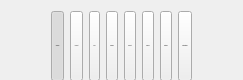
    <widget class="QWidget" name="wTabHeader" native="true">
     <property name="sizePolicy">
      <sizepolicy hsizetype="Preferred" vsizetype="Fixed">
       <horstretch>0</horstretch>
       <verstretch>0</verstretch>
      </sizepolicy>
     </property>
     <property name="minimumSize">
      <size>
       <width>0</width>
       <height>80</height>
      </size>
     </property>
     <property name="maximumSize">
      <size>
       <width>16777215</width>
       <height>80</height>
      </size>
     </property>
     <property name="styleSheet">
      <string notr="true"/>
     </property>
     <layout class="QHBoxLayout" name="horizontalLayout_2">
      <item>
       <spacer name="horizontalSpacer_9">
        <property name="orientation">
         <enum>Qt::Horizontal</enum>
        </property>
        <property name="sizeHint" stdset="0">
         <size>
          <width>40</width>
          <height>20</height>
         </size>
        </property>
       </spacer>
      </item>
      <item>
       <widget class="TokenizableToolButton" name="bGeneral">
        <property name="minimumSize">
         <size>
          <width>0</width>
          <height>70</height>
         </size>
        </property>
        <property name="maximumSize">
         <size>
          <width>16777215</width>
          <height>70</height>
         </size>
        </property>
        <property name="font">
         <font>
          <pointsize>-1</pointsize>
          <bold>false</bold>
         </font>
        </property>
        <property name="cursor">
         <cursorShape>PointingHandCursor</cursorShape>
        </property>
        <property name="focusPolicy">
         <enum>Qt::StrongFocus</enum>
        </property>
        <property name="text">
         <string>General</string>
        </property>
        <property name="icon">
         <iconset resource="../Resources_common.qrc">
          <normaloff>:/settings-general</normaloff>:/settings-general</iconset>
        </property>
        <property name="iconSize">
         <size>
          <width>25</width>
          <height>25</height>
         </size>
        </property>
        <property name="checkable">
         <bool>true</bool>
        </property>
        <property name="checked">
         <bool>true</bool>
        </property>
        <property name="autoExclusive">
         <bool>true</bool>
        </property>
        <property name="toolButtonStyle">
         <enum>Qt::ToolButtonTextUnderIcon</enum>
        </property>
        <property name="normal_off" stdset="0">
         <string notr="true">icon-secondary</string>
        </property>
        <property name="normal_on" stdset="0">
         <string notr="true">icon-primary</string>
        </property>
       </widget>
      </item>
      <item>
       <widget class="TokenizableToolButton" name="bAccount">
        <property name="minimumSize">
         <size>
          <width>0</width>
          <height>70</height>
         </size>
        </property>
        <property name="maximumSize">
         <size>
          <width>16777215</width>
          <height>70</height>
         </size>
        </property>
        <property name="font">
         <font>
          <pointsize>-1</pointsize>
          <bold>false</bold>
         </font>
        </property>
        <property name="cursor">
         <cursorShape>PointingHandCursor</cursorShape>
        </property>
        <property name="focusPolicy">
         <enum>Qt::StrongFocus</enum>
        </property>
        <property name="text">
         <string>Account</string>
        </property>
        <property name="icon">
         <iconset resource="../Resources_common.qrc">
          <normaloff>:/settings-account</normaloff>:/settings-account</iconset>
        </property>
        <property name="iconSize">
         <size>
          <width>25</width>
          <height>25</height>
         </size>
        </property>
        <property name="checkable">
         <bool>true</bool>
        </property>
        <property name="autoExclusive">
         <bool>true</bool>
        </property>
        <property name="toolButtonStyle">
         <enum>Qt::ToolButtonTextUnderIcon</enum>
        </property>
        <property name="normal_off" stdset="0">
         <string notr="true">icon-secondary</string>
        </property>
        <property name="normal_on" stdset="0">
         <string notr="true">icon-primary</string>
        </property>
       </widget>
      </item>
      <item>
       <widget class="TokenizableToolButton" name="bSyncs">
        <property name="minimumSize">
         <size>
          <width>0</width>
          <height>70</height>
         </size>
        </property>
        <property name="maximumSize">
         <size>
          <width>16777215</width>
          <height>70</height>
         </size>
        </property>
        <property name="font">
         <font>
          <pointsize>-1</pointsize>
          <bold>false</bold>
         </font>
        </property>
        <property name="cursor">
         <cursorShape>PointingHandCursor</cursorShape>
        </property>
        <property name="focusPolicy">
         <enum>Qt::StrongFocus</enum>
        </property>
        <property name="text">
         <string>Sync</string>
        </property>
        <property name="icon">
         <iconset resource="../Resources_common.qrc">
          <normaloff>:/settings-sync</normaloff>:/settings-sync</iconset>
        </property>
        <property name="iconSize">
         <size>
          <width>25</width>
          <height>25</height>
         </size>
        </property>
        <property name="checkable">
         <bool>true</bool>
        </property>
        <property name="autoExclusive">
         <bool>true</bool>
        </property>
        <property name="toolButtonStyle">
         <enum>Qt::ToolButtonTextUnderIcon</enum>
        </property>
        <property name="normal_off" stdset="0">
         <string notr="true">icon-secondary</string>
        </property>
        <property name="normal_on" stdset="0">
         <string notr="true">icon-primary</string>
        </property>
       </widget>
      </item>
      <item>
       <widget class="TokenizableToolButton" name="bBackup">
        <property name="minimumSize">
         <size>
          <width>0</width>
          <height>70</height>
         </size>
        </property>
        <property name="maximumSize">
         <size>
          <width>16777215</width>
          <height>70</height>
         </size>
        </property>
        <property name="font">
         <font>
          <pointsize>-1</pointsize>
          <bold>false</bold>
         </font>
        </property>
        <property name="cursor">
         <cursorShape>PointingHandCursor</cursorShape>
        </property>
        <property name="focusPolicy">
         <enum>Qt::StrongFocus</enum>
        </property>
        <property name="text">
         <string>Backup</string>
        </property>
        <property name="icon">
         <iconset resource="../Resources_common.qrc">
          <normaloff>:/settings-backup</normaloff>:/settings-backup</iconset>
        </property>
        <property name="iconSize">
         <size>
          <width>25</width>
          <height>25</height>
         </size>
        </property>
        <property name="checkable">
         <bool>true</bool>
        </property>
        <property name="autoExclusive">
         <bool>true</bool>
        </property>
        <property name="toolButtonStyle">
         <enum>Qt::ToolButtonTextUnderIcon</enum>
        </property>
        <property name="normal_off" stdset="0">
         <string notr="true">icon-secondary</string>
        </property>
        <property name="normal_on" stdset="0">
         <string notr="true">icon-primary</string>
        </property>
       </widget>
      </item>
      <item>
       <widget class="TokenizableToolButton" name="bSecurity">
        <property name="minimumSize">
         <size>
          <width>0</width>
          <height>70</height>
         </size>
        </property>
        <property name="maximumSize">
         <size>
          <width>16777215</width>
          <height>70</height>
         </size>
        </property>
        <property name="font">
         <font>
          <pointsize>-1</pointsize>
          <bold>false</bold>
         </font>
        </property>
        <property name="cursor">
         <cursorShape>PointingHandCursor</cursorShape>
        </property>
        <property name="focusPolicy">
         <enum>Qt::StrongFocus</enum>
        </property>
        <property name="text">
         <string>Security</string>
        </property>
        <property name="icon">
         <iconset resource="../Resources_common.qrc">
          <normaloff>:/settings-shield</normaloff>:/settings-shield</iconset>
        </property>
        <property name="iconSize">
         <size>
          <width>25</width>
          <height>25</height>
         </size>
        </property>
        <property name="checkable">
         <bool>true</bool>
        </property>
        <property name="autoExclusive">
         <bool>true</bool>
        </property>
        <property name="toolButtonStyle">
         <enum>Qt::ToolButtonTextUnderIcon</enum>
        </property>
        <property name="normal_off" stdset="0">
         <string notr="true">icon-secondary</string>
        </property>
        <property name="normal_on" stdset="0">
         <string notr="true">icon-primary</string>
        </property>
       </widget>
      </item>
      <item>
       <widget class="TokenizableToolButton" name="bFolders">
        <property name="minimumSize">
         <size>
          <width>0</width>
          <height>70</height>
         </size>
        </property>
        <property name="maximumSize">
         <size>
          <width>16777215</width>
          <height>70</height>
         </size>
        </property>
        <property name="font">
         <font>
          <pointsize>-1</pointsize>
          <bold>false</bold>
         </font>
        </property>
        <property name="cursor">
         <cursorShape>PointingHandCursor</cursorShape>
        </property>
        <property name="focusPolicy">
         <enum>Qt::StrongFocus</enum>
        </property>
        <property name="text">
         <string>Folders</string>
        </property>
        <property name="icon">
         <iconset resource="../Resources_common.qrc">
          <normaloff>:/settings-folders</normaloff>:/settings-folders</iconset>
        </property>
        <property name="iconSize">
         <size>
          <width>25</width>
          <height>25</height>
         </size>
        </property>
        <property name="checkable">
         <bool>true</bool>
        </property>
        <property name="autoExclusive">
         <bool>true</bool>
        </property>
        <property name="toolButtonStyle">
         <enum>Qt::ToolButtonTextUnderIcon</enum>
        </property>
        <property name="normal_off" stdset="0">
         <string notr="true">icon-secondary</string>
        </property>
        <property name="normal_on" stdset="0">
         <string notr="true">icon-primary</string>
        </property>
       </widget>
      </item>
      <item>
       <widget class="TokenizableToolButton" name="bNetwork">
        <property name="minimumSize">
         <size>
          <width>0</width>
          <height>70</height>
         </size>
        </property>
        <property name="maximumSize">
         <size>
          <width>16777215</width>
          <height>70</height>
         </size>
        </property>
        <property name="font">
         <font>
          <pointsize>-1</pointsize>
          <bold>false</bold>
         </font>
        </property>
        <property name="cursor">
         <cursorShape>PointingHandCursor</cursorShape>
        </property>
        <property name="focusPolicy">
         <enum>Qt::StrongFocus</enum>
        </property>
        <property name="text">
         <string>Network</string>
        </property>
        <property name="icon">
         <iconset resource="../Resources_common.qrc">
          <normaloff>:/settings-network</normaloff>:/settings-network</iconset>
        </property>
        <property name="iconSize">
         <size>
          <width>25</width>
          <height>25</height>
         </size>
        </property>
        <property name="checkable">
         <bool>true</bool>
        </property>
        <property name="autoExclusive">
         <bool>true</bool>
        </property>
        <property name="toolButtonStyle">
         <enum>Qt::ToolButtonTextUnderIcon</enum>
        </property>
        <property name="normal_off" stdset="0">
         <string notr="true">icon-secondary</string>
        </property>
        <property name="normal_on" stdset="0">
         <string notr="true">icon-primary</string>
        </property>
       </widget>
      </item>
      <item>
       <widget class="TokenizableToolButton" name="bNotifications">
        <property name="minimumSize">
         <size>
          <width>0</width>
          <height>70</height>
         </size>
        </property>
        <property name="maximumSize">
         <size>
          <width>16777215</width>
          <height>70</height>
         </size>
        </property>
        <property name="font">
         <font>
          <pointsize>-1</pointsize>
          <bold>false</bold>
         </font>
        </property>
        <property name="cursor">
         <cursorShape>PointingHandCursor</cursorShape>
        </property>
        <property name="focusPolicy">
         <enum>Qt::StrongFocus</enum>
        </property>
        <property name="text">
         <string>Notifications</string>
        </property>
        <property name="icon">
         <iconset resource="../Resources_common.qrc">
          <normaloff>:/settings-notifications</normaloff>:/settings-notifications</iconset>
        </property>
        <property name="iconSize">
         <size>
          <width>25</width>
          <height>25</height>
         </size>
        </property>
        <property name="checkable">
         <bool>true</bool>
        </property>
        <property name="checked">
         <bool>false</bool>
        </property>
        <property name="autoExclusive">
         <bool>true</bool>
        </property>
        <property name="toolButtonStyle">
         <enum>Qt::ToolButtonTextUnderIcon</enum>
        </property>
        <property name="normal_off" stdset="0">
         <string notr="true">icon-secondary</string>
        </property>
        <property name="normal_on" stdset="0">
         <string notr="true">icon-primary</string>
        </property>
       </widget>
      </item>
      <item>
       <spacer name="horizontalSpacer_19">
        <property name="orientation">
         <enum>Qt::Horizontal</enum>
        </property>
        <property name="sizeHint" stdset="0">
         <size>
          <width>40</width>
          <height>20</height>
         </size>
        </property>
       </spacer>
      </item>
     </layout>
    </widget>
